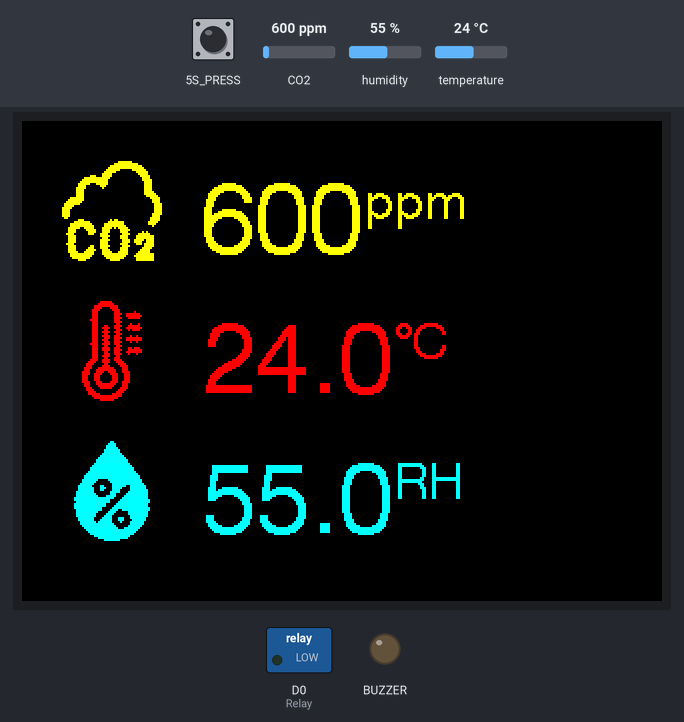
Simulated run of this sketch. Board: Seeed Wio Terminal. Parts: 320×240 colour display, switched loads named in the sketch (green lamp = pin HIGH), output pins drawn as LEDs (lit = HIGH). Dashed ring = blinking. The test bench sets the inputs (shaded band); at power-on: CO2 600 ppm, humidity 55 %, temperature 24 °C, 5S_PRESS HIGH. What the sketch prints to the serial monitor is not drawn.

Above: at 6.5 s.
6.6 s: CO2 set to 1179 ppm
At 10.9 s:
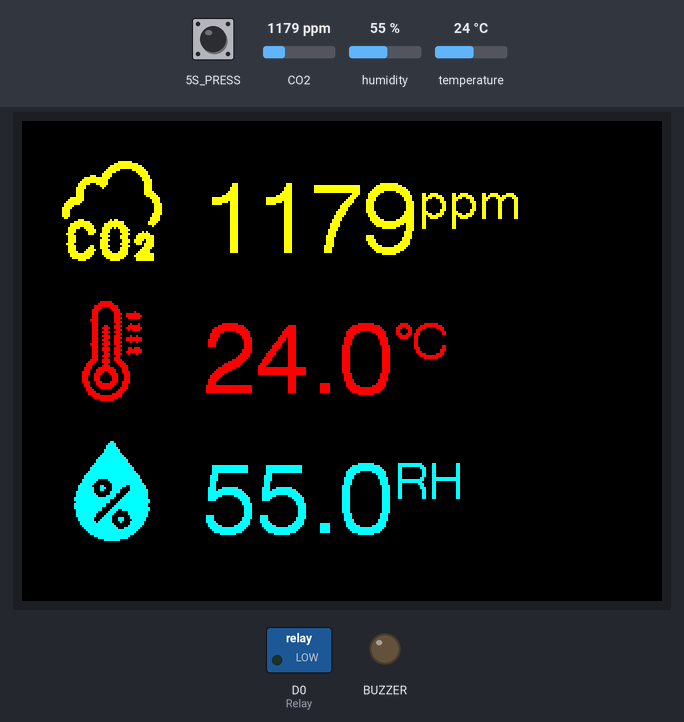
11.9 s: CO2 set to 1221 ppm
At 16.0 s:
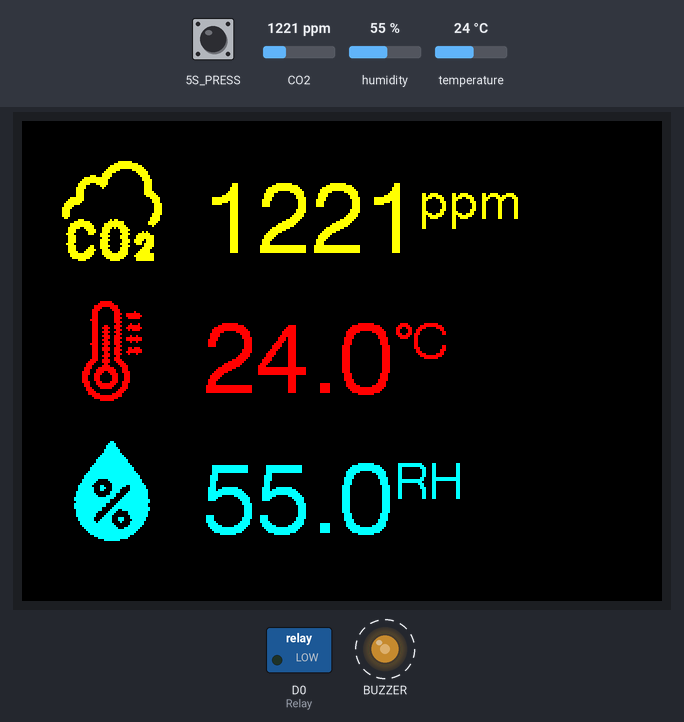
21.1 s: humidity set to 22 %
At 22.4 s:
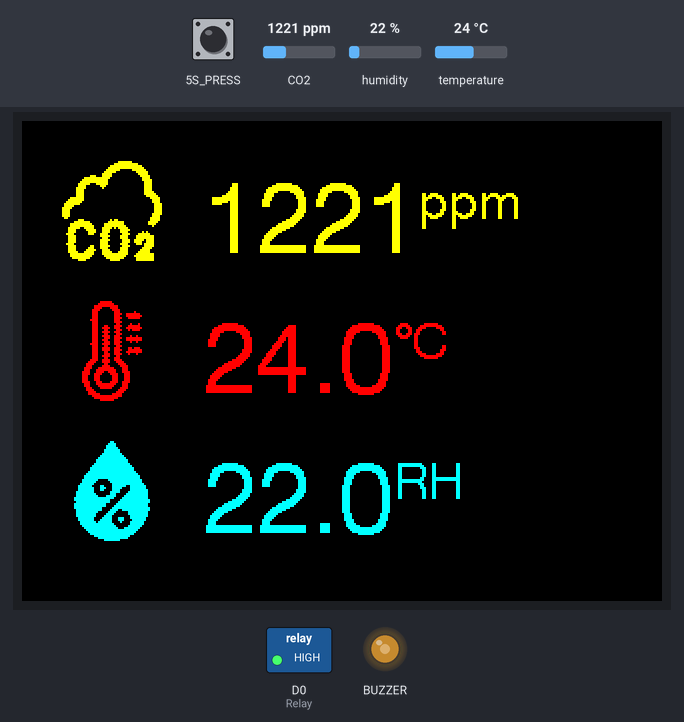
23.1 s: temperature set to 12 °C
At 29.0 s:
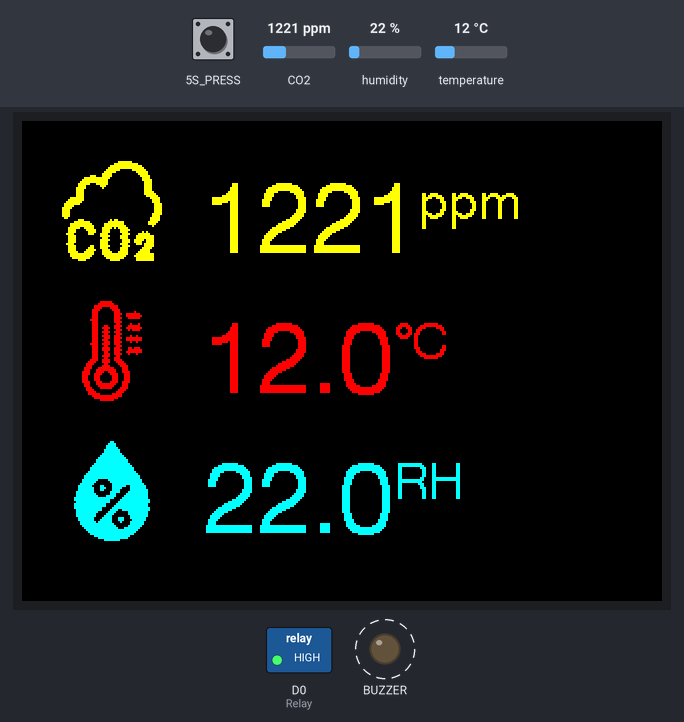
29.1 s: 5S_PRESS pulled LOW for 1 s
At 30.2 s:
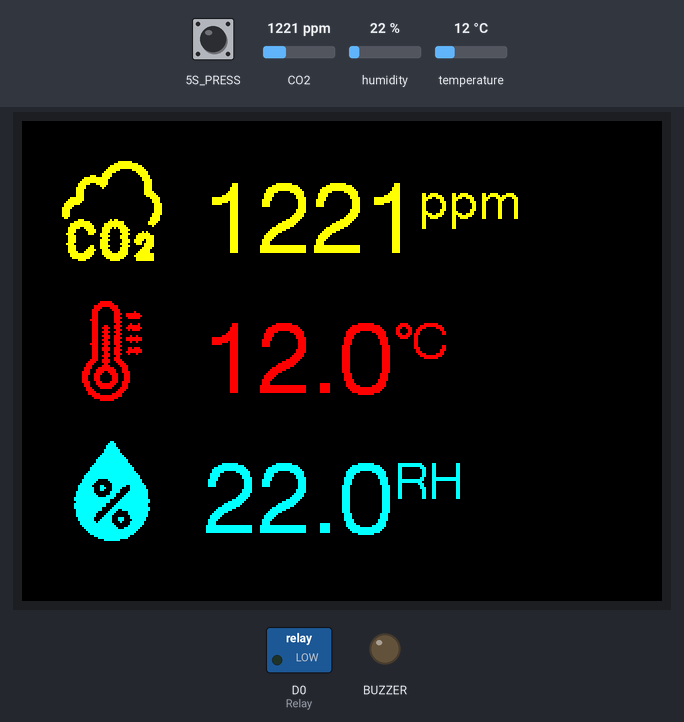
35.2 s: CO2 set to 452 ppm
At 39.3 s:
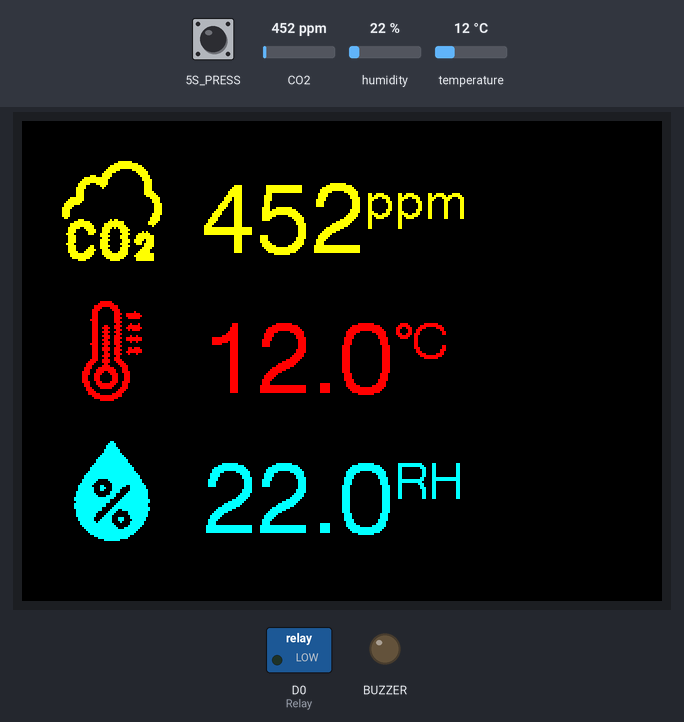
Timing chart, 0 to 40.8 s (numbered marks = the images above; inputs shaded):
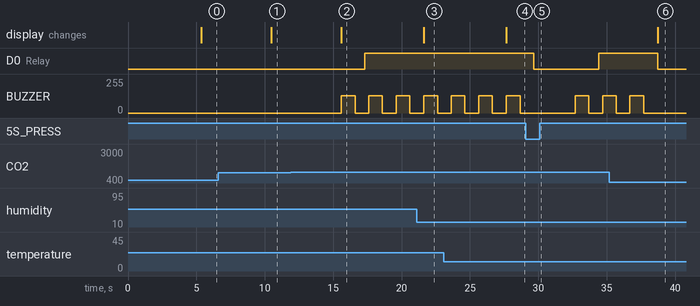

The sketch:

Wio_Terminal_CO2_Monitor.ino
```cpp
#include <SPI.h>
#include <Wire.h>
#include <TFT_eSPI.h>
#include <SensirionI2CScd4x.h>

#include "icon_thermometer.h"
#include "icon_humidity.h"
#include "icon_co2.h"

#define CO2_THRESHOLD 1200

SensirionI2CScd4x scd4x;
TFT_eSPI tft = TFT_eSPI();

unsigned int prev_time = 0;
bool alarm = false;

void printUint16Hex(uint16_t value)
{
  Serial.print(value < 4096 ? "0" : "");
  Serial.print(value < 256 ? "0" : "");
  Serial.print(value < 16 ? "0" : "");
  Serial.print(value, HEX);
}

void printSerialNumber(uint16_t serial0, uint16_t serial1, uint16_t serial2)
{
  Serial.print("Serial: 0x");
  printUint16Hex(serial0);
  printUint16Hex(serial1);
  printUint16Hex(serial2);
  Serial.println();
}

void setup() {

  Serial.begin(115200);

  pinMode(WIO_5S_PRESS, INPUT_PULLUP);
  pinMode(WIO_BUZZER, OUTPUT);
  pinMode(D0, OUTPUT); // Relay
  digitalWrite(D0, LOW);

  tft.init();
  tft.setRotation(3);
  tft.setTextFont(4);
  tft.fillScreen(TFT_BLACK);

  Wire.begin();
  uint16_t error;
  char errorMessage[256];

  scd4x.begin(Wire);

  // stop potentially previously started measurement
  error = scd4x.stopPeriodicMeasurement();
  if (error) {
    Serial.print("Error trying to execute stopPeriodicMeasurement(): ");
    errorToString(error, errorMessage, 256);
    Serial.println(errorMessage);
    tft.print(errorMessage);
  }

  uint16_t serial0;
  uint16_t serial1;
  uint16_t serial2;

  error = scd4x.getSerialNumber(serial0, serial1, serial2);
  if (error) {
    Serial.print("Error trying to execute getSerialNumber(): ");
    errorToString(error, errorMessage, 256);
    Serial.println(errorMessage);
    tft.print(errorMessage);
  } else {
    printSerialNumber(serial0, serial1, serial2);
  }

  // Start Measurement
  error = scd4x.startPeriodicMeasurement();
  if (error) {
    Serial.print("Error trying to execute startPeriodicMeasurement(): ");
    errorToString(error, errorMessage, 256);
    Serial.println(errorMessage);
    tft.print(errorMessage);
  }

  Serial.println("Waiting for first measurement... (5 sec)");
  tft.setCursor(100, 80);
  tft.print("Waiting...");
  delay(5000);
  tft.fillScreen(TFT_BLACK);
  tft.drawXBitmap(20, 20, icon_co2_bits, icon_co2_width, icon_co2_height, TFT_YELLOW);
  tft.drawXBitmap(20, 90, icon_therm_bits, icon_therm_width, icon_therm_height, TFT_RED);
  tft.drawXBitmap(20, 160, icon_hum_bits, icon_hum_width, icon_hum_height, TFT_CYAN);

}

uint16_t prev_co2 = 0;
void loop()
{

  unsigned long curr_time = millis();

  if ((curr_time - prev_time) > 5000) {
    prev_time = curr_time;

    uint16_t error;
    char errorMessage[256];

    // Read Measurement
    uint16_t co2;
    float temperature;
    float humidity;

    error = scd4x.readMeasurement(co2, temperature, humidity);
    if (error) {
      Serial.print("Error trying to execute readMeasurement(): ");
      errorToString(error, errorMessage, 256);
      Serial.println(errorMessage);
      tft.print(errorMessage);
    } else if (co2 == 0) {
      Serial.println("Invalid sample detected, skipping.");
    } else {
      if (co2 > CO2_THRESHOLD) {
        alarm = true;
      } else {
        alarm = false;
      }
      Serial.print("Co2:");
      Serial.print(co2);
      Serial.print("\t");
      Serial.print("Temperature:");
      Serial.print(temperature);
      Serial.print("\t");
      Serial.print("Humidity:");
      Serial.println(humidity);

      // clear previous value by setting black font color
      tft.setTextFont(6);
      tft.setCursor(90, 30);
      tft.setTextColor(TFT_BLACK, TFT_BLACK);
      tft.print(prev_co2);
      tft.setTextFont(4);
      tft.print("ppm");

      tft.setTextFont(6);
      tft.setCursor(90, 30);
      tft.setTextColor(TFT_YELLOW, TFT_BLACK);
      tft.print(co2);
      tft.setTextFont(4);
      tft.print("ppm");
      prev_co2 = co2;

      char temp[5];
      sprintf(temp, "%0.1f", temperature);
      tft.setCursor(90, 100);
      tft.setTextFont(6);
      tft.setTextColor(TFT_RED, TFT_BLACK);
      tft.print(temp);
      tft.setTextFont(4);
      tft.print("`C");

      char hum[5];
      sprintf(hum, "%0.1f", humidity);
      tft.setCursor(90, 170);
      tft.setTextFont(6);
      tft.setTextColor(TFT_CYAN, TFT_BLACK);
      tft.print(hum);
      tft.setTextFont(4);
      tft.print("RH");
    }
  }


  if (digitalRead(WIO_5S_PRESS) == LOW) {
    alarm = false;
  }

  if (alarm) {
    analogWrite(WIO_BUZZER, 128);
    delay(1000);
    analogWrite(WIO_BUZZER, 0);
    delay(700);
    digitalWrite(D0, HIGH); // Relay Switch on
  } else {
    digitalWrite(D0, LOW); // Relay Switch off
  }

  delay(300);
}
```

Source omitted: icon_co2.h (data table, 2285 bytes), icon_humidity.h (data table, 2285 bytes), n_thermometer.h (data table, 2291 bytes)

Measured:
- the behaviour switches between 1200 and 1201 ppm on CO2 (found by bisection; images 1 and 2)
- after the input at 6.6 s, the display: changes after 3.9 s (image 1)
- after the input at 11.9 s, D0 (Relay): LOW → HIGH after 5.4 s; BUZZER: alternates 128/255 for 1.0 s and 0/255 for 1.0 s, starting after 3.7 s; the display: changes after 3.7 s (image 2)
- after the input at 21.1 s, the display: changes after 0.54 s (image 3)
- after the input at 23.1 s, the display: changes after 4.6 s (image 4)
- after the input at 29.1 s, D0 (Relay): HIGH → LOW after 0.57 s, → HIGH 4.7 s later
- after the input at 35.2 s, D0 (Relay): HIGH → LOW after 3.5 s; BUZZER: goes on until 37.7 s, then stays 0/255; the display: changes after 3.5 s (image 6)
